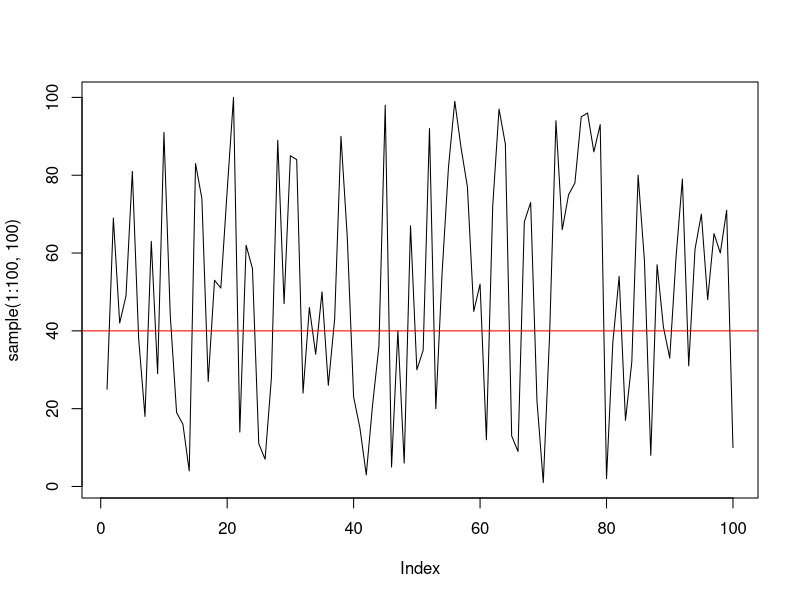
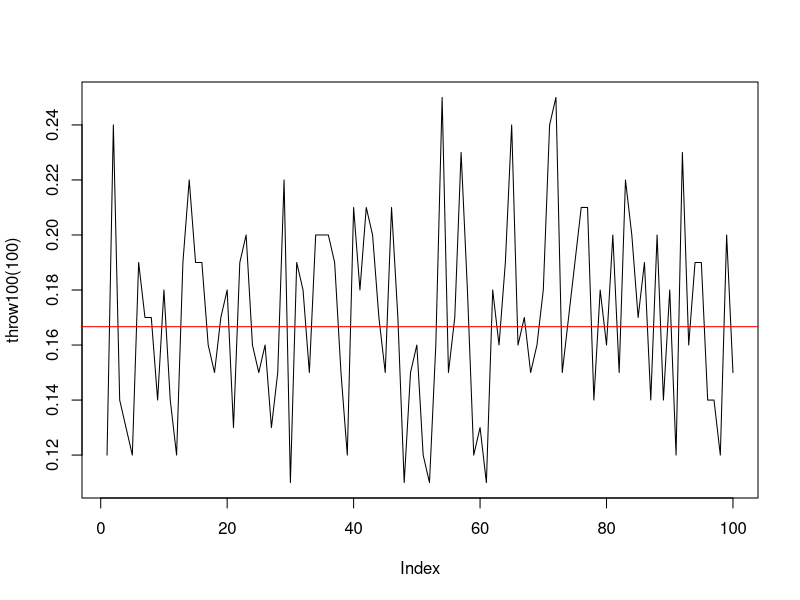
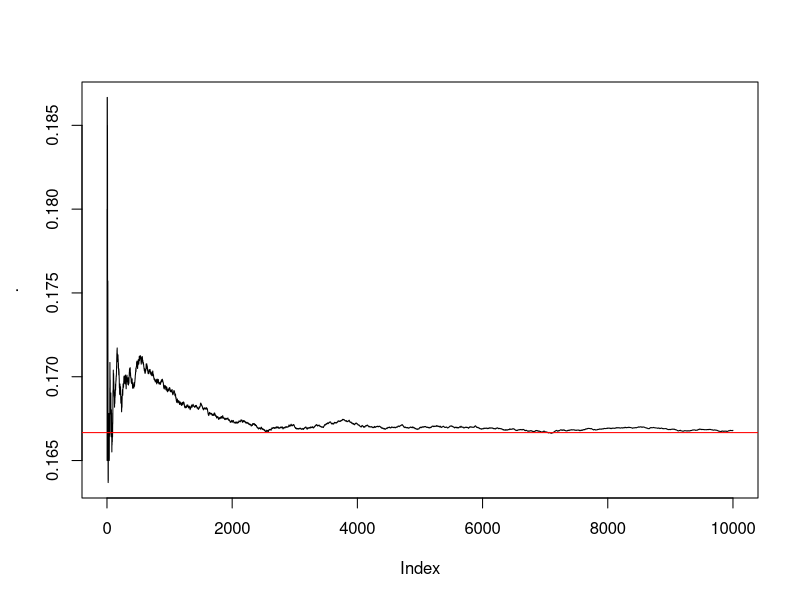

R code for these plots, in order:
# function is a first class object
sum3 <- function (x = 12, y = 15, z = 320) {
    #the last row has an implicit return
    x + y + z
}

sum3(1, 2, 3)

#closure
func <- function (x = 12) {
    function (y = 12) {
        x + y
    }
}

func(14)(15)

for (i in 1:100) { 
    print(i/100)
}

library(tidyverse)
library(purrr) # Google cheat sheet

#lambda functions
map(1:19, ~.x + 14) %>%
    unlist()
#unlist makes list a vector

#Like filter
unlist(keep(1:10, ~.x %% 2 == 0))

#Tells you if you have an element that gives 0 mod 2
some(1:10, ~.x %% 2 == 0)


#Task 1
birthdaysLeft <- function (n) {
    (366 - n)/365
}


sameBirthday <- function (p = 1/2) {
    probability <- 1;

    for (i in 1:365) {
        probability <- probability * birthdaysLeft(i)
        if(probability <= p) {
           return(i)
        }
    }
    print(i) #i is not local to the for
    return(-1);
}

sameBirthday()

#Alternate solution
sameBirthday2 <- function (p = 1/2) {
    #cumprod on index one returns the multiplication of the first two elements. On the second index of the first three
    cumprod((366 - 1:365)/365) %>%
        detect_index(~. <= p) #gets the first index that is lower than p
}

sameBirthday2()


#Task 2
#sample is a random generator
sample(1:6, 6) # throw 6 times withour repeating
sample(1:6, 100, replace = TRUE)
#throwing 100 times without repeating 1:6
#is impossible so we give replace = TRUE which allows results to repeat

x <- c(1,2)
x <- c(x, 3)

throw100 <- function (n = 0) {
    x <- c();
    for (i in 1:n) {
        x <- c(x, sum(sample(1:6, 100, replace = TRUE) == 6)/n)
    }
    x
}


#how to plot a line. It connects the dots from the vector
plot(sample(1:100, 100), type = "l")
#draws a line
abline(h = 40, col = "red")

plot(throw100(100), type = "l")
abline(h = 1/6, col = "red")

#repeat 1 100 times
rep.int(1, 100)

#alternate
dice_prob <- function(n = 100) {
    mean(sample(1:6, n, replace = TRUE) == 6)
}

N <- 10000
1:N %>%
    map(~dice_prob()) %>%
    cummean() %>%
    plot(type = "l")

#cummean is like cumsum. First place is the mean of the first element.
#Then the second and first. After that
#the mean of the first three etc
abline(h = 1/6, col = "red")

#Task 3
#p1 <- P(boy wins against dad)
#p2 <- P(boy wins against mom)

p1 <- 0.3
p2 <- 0.4

#The first case is if he wins against his dad and then against his mom
#Second case is he loses thefirst game but wins the other two games
#First plays with dad
dadFirst <- p1 * p2 + (1 - p1) * p2 * p1

#First plays with mom
momFirst <- p2 * p1 + (1 - p2) * p1 * p2

c(dadFirst, momFirst)
